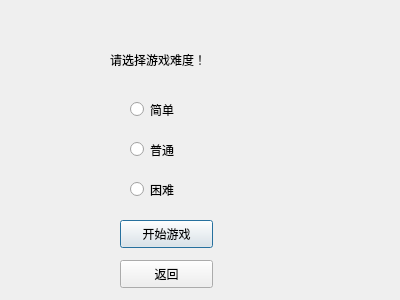
<?xml version="1.0" encoding="UTF-8"?>
<ui version="4.0">
 <class>dialog_difficulty</class>
 <widget class="QDialog" name="dialog_difficulty">
  <property name="geometry">
   <rect>
	<x>0</x>
	<y>0</y>
	<width>400</width>
	<height>300</height>
   </rect>
  </property>
  <property name="windowTitle">
   <string>Dialog</string>
  </property>
  <widget class="QLabel" name="label_static">
   <property name="geometry">
	<rect>
	 <x>110</x>
	 <y>50</y>
	 <width>131</width>
	 <height>20</height>
	</rect>
   </property>
   <property name="text">
	<string>请选择游戏难度！</string>
   </property>
  </widget>
  <widget class="QRadioButton" name="but_dif0">
   <property name="geometry">
	<rect>
	 <x>130</x>
	 <y>100</y>
	 <width>115</width>
	 <height>19</height>
	</rect>
   </property>
   <property name="text">
	<string>简单</string>
   </property>
  </widget>
  <widget class="QRadioButton" name="but_dif1">
   <property name="geometry">
	<rect>
	 <x>130</x>
	 <y>140</y>
	 <width>115</width>
	 <height>19</height>
	</rect>
   </property>
   <property name="text">
	<string>普通</string>
   </property>
  </widget>
  <widget class="QRadioButton" name="but_dif2">
   <property name="geometry">
	<rect>
	 <x>130</x>
	 <y>180</y>
	 <width>115</width>
	 <height>19</height>
	</rect>
   </property>
   <property name="text">
	<string>困难</string>
   </property>
  </widget>
  <widget class="QPushButton" name="but_start">
   <property name="geometry">
	<rect>
	 <x>120</x>
	 <y>220</y>
	 <width>93</width>
	 <height>28</height>
	</rect>
   </property>
   <property name="text">
	<string>开始游戏</string>
   </property>
  </widget>
  <widget class="QPushButton" name="but_back">
   <property name="geometry">
	<rect>
	 <x>120</x>
	 <y>260</y>
	 <width>93</width>
	 <height>28</height>
	</rect>
   </property>
   <property name="text">
	<string>返回</string>
   </property>
  </widget>
 </widget>
 <resources/>
 <connections/>
</ui>
